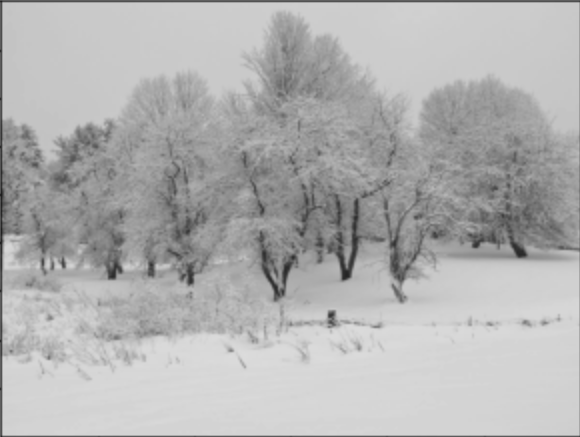
#> input picture trabalho 3/exemplo.jpg, 580 x 437 px
$ jupyter execute 03_Realce_Ex.ipynb
#> lines starting #> are read from the running program, lines starting #| are printed output that depends on the picture
# **Realce**

## Imports

[cell 1]
from matplotlib import pyplot as plt
import numpy as np
import cv2

## Carregando Imagem em Preto e Branco

[cell 2]
img = cv2.cvtColor(cv2.imread("exemplo.jpg"), cv2.COLOR_BGR2GRAY)
#> img: shape (437, 580); min 28, max 220, mean 177.2

## Apresentando imagem

[cell 3]
plt.imshow(img, cmap="gray")
plt.show()

## Histograma

[cell 4]
def histograma(img):
    row, col = img.shape
    hist = np.zeros((256), dtype='uint32')

    for r in range(row):
        for c in range(col):
            hist[img[r][c]] += 1
    return hist

#Apresenta o histograma
row, col = img.shape
#> row = 437; col = 580
h = histograma(img)
#> h = 256 values, max 15656 at index 211, min 0 at index 0, mean 990.1
h = h/(row*col)
#> h = 256 values, max 0.0618 at index 211, min 0 at index 0, mean 0.00391
x = np.arange(0,256)
plt.bar(x,h,color="gray",align="center")
plt.show()
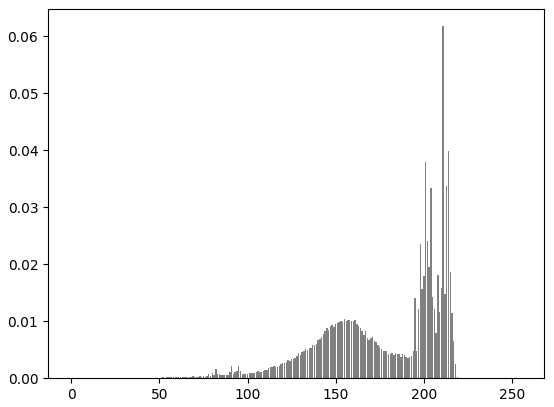
#> figure drawn by matplotlib, 1 panel; tallest bar 0.0618 high, from x = 210.6 to 211.4

## Função de Distribuição Acumulada

[cell 5]
def histograma_cdf(img):  #Cumulative Distribution Function
    hist = histograma(img)
#> hist = 256 values, max 15656 at index 211, min 0 at index 0, mean 990.1

    hist_acum = np.cumsum(hist)
#> hist_acum = 256 values from 0 to 253460
    return hist_acum

#Apresenta o CDF
row, col = img.shape
h = histograma_cdf(img)
#> h = 256 values from 0 to 253460
h = h/(row*col)
#> h = 256 values from 0 to 1
x = np.arange(0,256)
plt.bar(x,h,color="gray",align="center")

identity_x = np.arange(0,256)
identity_y = np.arange(0,256)/256.0

plt.plot(identity_x, identity_y)
plt.show()
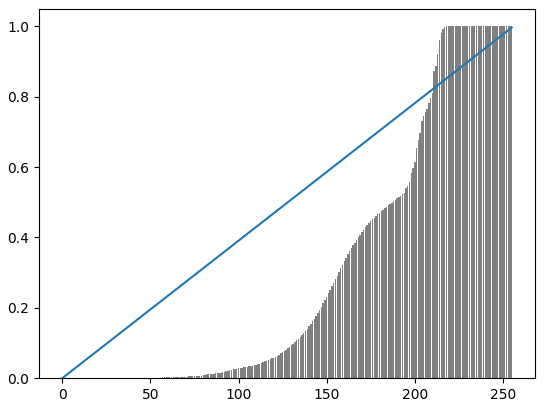
#> figure drawn by matplotlib, 1 panel; curve peaks at x = 255, y = 0.996

## Equalização de Histograma

[cell 6]
def histogram_equalization(img):
    row, col = img.shape
#> row = 437; col = 580

    h = histograma_cdf(img)
#> h = 256 values from 0 to 253460
    h = h/(row*col) #Normaliza
#> h = 256 values from 0 to 1

    pixel_map = np.around(h*255)
#> pixel_map = 256 values from 0 to 255

    new_image = np.zeros(img.shape, dtype='uint8')

    for i in range(row):
        for j in range(col):
            new_image[i][j] = pixel_map[img[i][j]]
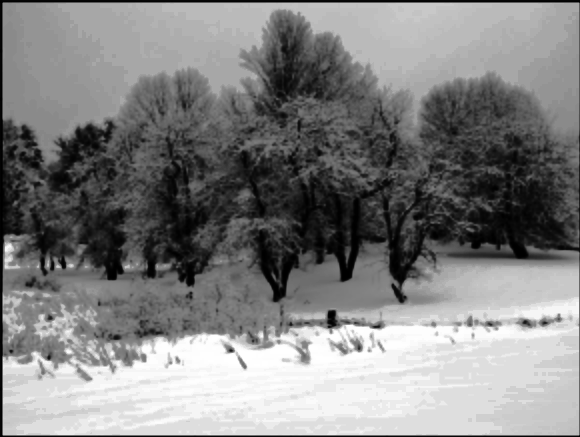
#> new_image: shape (437, 580); min 0, max 255, mean 129.6

    return new_image

#Apresenta a imagem
plt.imshow(img, cmap="gray")
plt.show()

#Apresenta a imagem com histograma equalizado
equalized_img = histogram_equalization(img)
plt.imshow(equalized_img, cmap="gray")
plt.show()

#Apresenta o novo histograma
row, col = img.shape
h = histograma(equalized_img)
#> h = 256 values, max 15656 at index 222, min 0 at index 28, mean 990.1
h = h/(row*col)
#> h = 256 values, max 0.0618 at index 222, min 0 at index 28, mean 0.00391
x = np.arange(0,256)
plt.bar(x,h,color="gray",align="center")
plt.show()
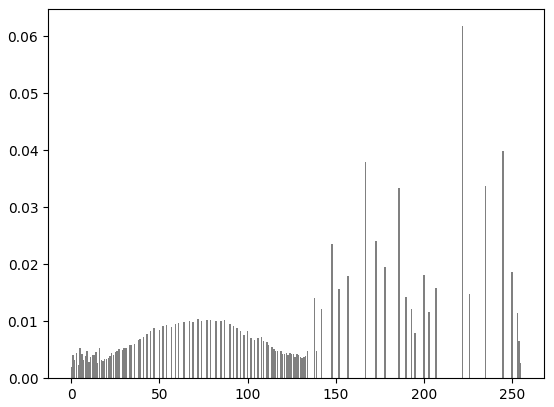
#> figure drawn by matplotlib, 1 panel; tallest bar 0.0618 high, from x = 221.6 to 222.4

#Apresenta o novo CDF
row, col = img.shape
h = histograma_cdf(equalized_img)
#> h = 256 values from 477 to 253460
h = h/(row*col)
#> h = 256 values from 0.00188 to 1
x = np.arange(0,256)
plt.bar(x,h,color="gray",align="center")

identity_x = np.arange(0,256)
identity_y = np.arange(0,256)/256.0

plt.plot(identity_x, identity_y)
plt.show()
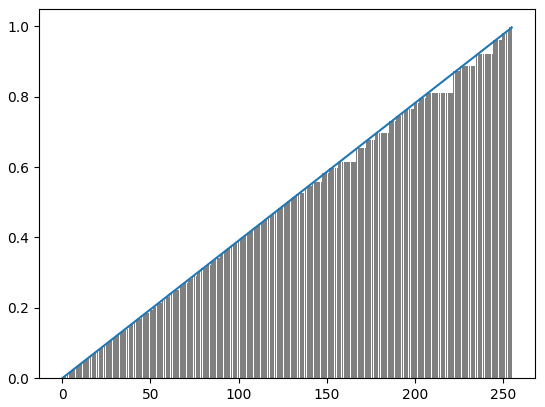
#> figure drawn by matplotlib, 1 panel; tallest bar 1 high, from x = 254.6 to 255.4; curve peaks at x = 255, y = 0.996
